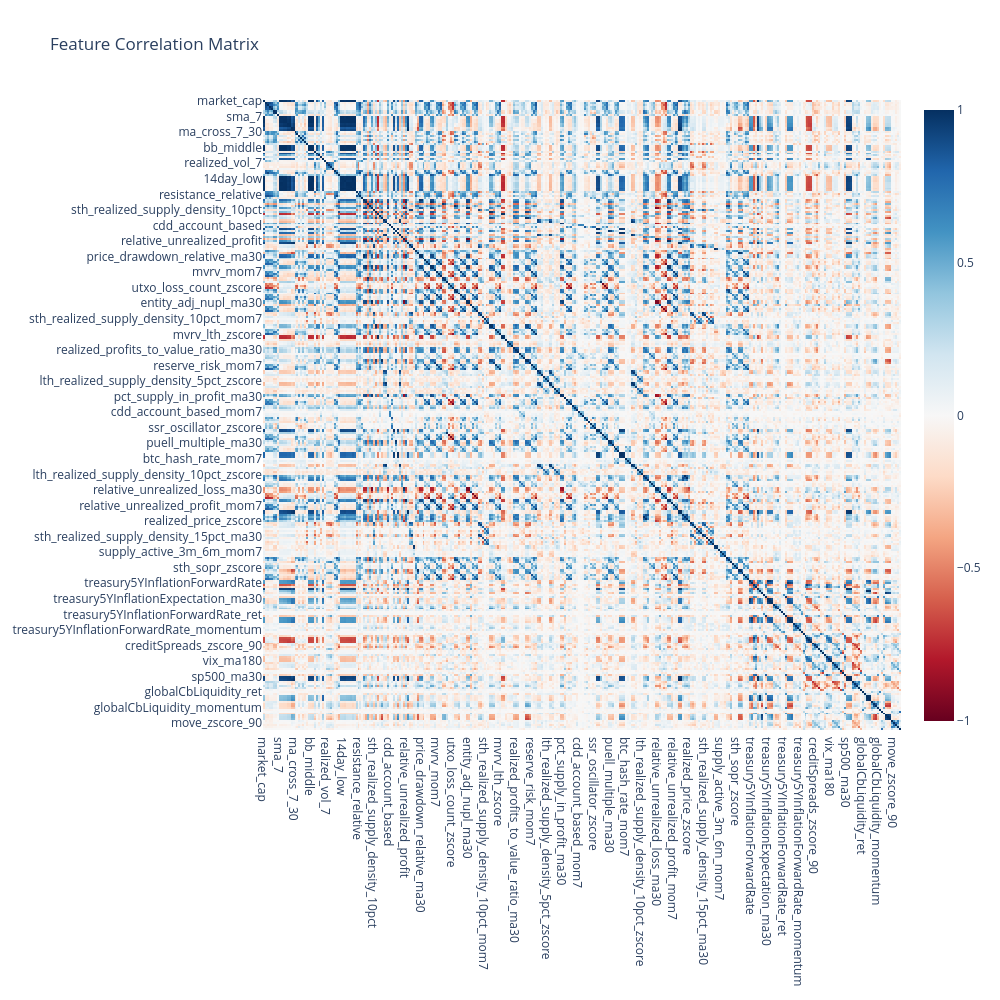

Write notebook code for a chart like this one.
### Code cell
# Load data and generate features as usual
model = RegimeSwitchModel('bitcoin', strategy='long-only', train_pct=0.8, confidence_threshold=0)
data = model.load_data()
features = model.generate_all_features()

### Figure 1 — Plotly figure (JSON) as saved in the notebook; plotly's stock layout.template omitted (floating-point values rounded to 4 significant figures; data arrays with more than 128 entries replaced by an {"elided": "..."} marker saying what was removed)
{"data": [{"colorscale": [[0, "rgb(103,0,31)"], [0.1, "rgb(178,24,43)"], [0.2, "rgb(214,96,77)"], [0.3, "rgb(244,165,130)"], [0.4, "rgb(253,219,199)"], [0.5, "rgb(247,247,247)"], [0.6, "rgb(209,229,240)"], [0.7, "rgb(146,197,222)"], [0.8, "rgb(67,147,195)"], [0.9, "rgb(33,102,172)"], [1, "rgb(5,48,97)"]], "hoverongaps": false, "text": {"elided": "324x324 float values"}, "type": "heatmap", "x": {"elided": "324 str values"}, "y": {"elided": "324 str values"}, "z": {"elided": "324x324 float values"}, "zmid": 0}], "layout": {"height": 1000, "title": {"text": "Feature Correlation Matrix"}, "width": 1000, "xaxis": {"showgrid": false}, "yaxis": {"autorange": "reversed", "showgrid": false}}}
